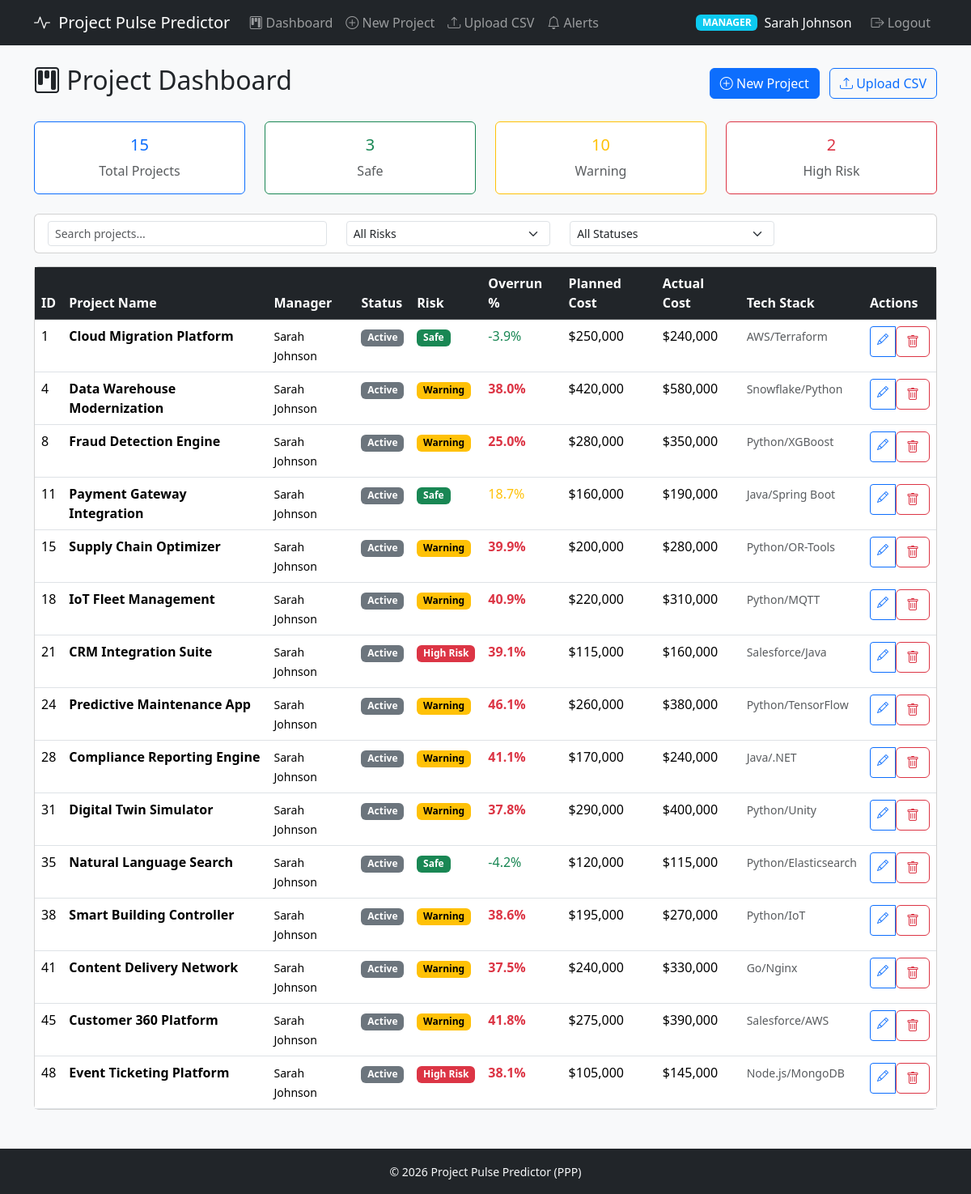
Screenshot of /projects (signed in) with the database file from the repository.
### app/models.py (models this page shows)
class User(Base):
    __tablename__ = "users"
    id = Column(Integer, primary_key=True, autoincrement=True)
    name = Column(String, nullable=False)
    email = Column(String, unique=True, nullable=False)
    password_hash = Column(String, nullable=False)
    role = Column(String, nullable=False)
    created_at = Column(DateTime, server_default=func.now())
    __table_args__ = (
        CheckConstraint("role IN ('ADMIN', 'MANAGER', 'VIEWER')", name="check_user_role"),
    )

class Project(Base):
    __tablename__ = "projects"
    id = Column(Integer, primary_key=True, autoincrement=True)
    name = Column(String, nullable=False)
    manager_id = Column(Integer, ForeignKey("users.id"), nullable=False)
    planned_cost = Column(Float)
    actual_cost = Column(Float)
    planned_effort = Column(Float)
    actual_effort = Column(Float)
    resource_count = Column(Integer)
    start_date = Column(String)
    end_date = Column(String)
    tech_stack = Column(String)
    status = Column(String)
    created_at = Column(DateTime, server_default=func.now())
    updated_at = Column(DateTime, onupdate=func.now())

class Prediction(Base):
    __tablename__ = "predictions"
    id = Column(Integer, primary_key=True, autoincrement=True)
    project_id = Column(Integer, ForeignKey("projects.id"))
    predicted_risk = Column(String)
    predicted_overrun = Column(Float)
    actual_overrun = Column(Float)
    created_at = Column(DateTime, server_default=func.now())

### app/routes/projects.py (the view)
@router.get("/projects", response_class=HTMLResponse)
async def list_projects(
    request: Request,
    db: Session = Depends(get_db),
    user: User = Depends(get_current_user),
):
    if user.role == "ADMIN":
        projects = db.query(Project).all()
    elif user.role == "MANAGER":
        projects = db.query(Project).filter(Project.manager_id == user.id).all()
    else:
        projects = db.query(Project).all()
    manager_ids = set(p.manager_id for p in projects)
    managers_map = {}
    if manager_ids:
        mgr_users = db.query(User).filter(User.id.in_(manager_ids)).all()
        managers_map = {u.id: u.name for u in mgr_users}
    project_data = []
    for p in projects:
        pred = (
            db.query(Prediction)
            .filter(Prediction.project_id == p.id)
            .order_by(Prediction.created_at.desc())
            .first()
        )
        project_data.append({
            "project": p,
            "prediction": pred,
            "manager_name": managers_map.get(p.manager_id, "Unassigned"),
        })
    msg = request.query_params.get("msg", "")
    error = request.query_params.get("error", "")
    return render("dashboard.html", request, {
        "user": user,
        "project_data": project_data,
        "msg": msg,
        "error": error,
    })

### app/templates/dashboard.html (shortened to what this page needs)
{% extends "base.html" %}
{% block content %}
<div class="d-flex justify-content-between align-items-center mb-4">
    <h2><i class="bi bi-kanban"></i> Project Dashboard</h2>
    <div>
        {% if user.role in ['ADMIN', 'MANAGER'] %}
        <a href="/projects/create" class="btn btn-primary me-2"><i class="bi bi-plus-circle"></i> New Project</a>
        <a href="/projects/upload" class="btn btn-outline-primary"><i class="bi bi-upload"></i> Upload CSV</a>
        {% endif %}
    </div>
</div>
<div class="row mb-4">
    <div class="col-md-3">
        <div class="card card-stat border-primary">
            <div class="card-body text-center">
                <h5 class="card-title text-primary">{{ project_data|length }}</h5>
                <p class="card-text text-muted mb-0">Total Projects</p>
            </div>
        </div>
    </div>
    <div class="col-md-3">
        <div class="card card-stat border-success">
            <div class="card-body text-center">
                <h5 class="card-title text-success">
                    {{ project_data|selectattr('prediction')|selectattr('prediction.predicted_risk', 'equalto', 'Safe')|list|length }}
                </h5>
                <p class="card-text text-muted mb-0">Safe</p>
            </div>
        </div>
    </div>
    <div class="col-md-3">
        <div class="card card-stat border-warning">
            <div class="card-body text-center">
                <h5 class="card-title text-warning">
                    {{ project_data|selectattr('prediction')|selectattr('prediction.predicted_risk', 'equalto', 'Warning')|list|length }}
                </h5>
                <p class="card-text text-muted mb-0">Warning</p>
            </div>
        </div>
    </div>
    <div class="col-md-3">
        <div class="card card-stat border-danger">
            <div class="card-body text-center">
                <h5 class="card-title text-danger">
                    {{ project_data|selectattr('prediction')|selectattr('prediction.predicted_risk', 'equalto', 'High Risk')|list|length }}
                </h5>
                <p class="card-text text-muted mb-0">High Risk</p>
            </div>
        </div>
    </div>
</div>
<div class="card mb-3">
    <div class="card-body py-2">
        <div class="row align-items-center">
            <div class="col-md-4">
                <input type="text" id="searchInput" class="form-control form-control-sm" placeholder="Search projects...">
            </div>
            <div class="col-md-3">
                <select id="riskFilter" class="form-select form-select-sm">
                    <option value="">All Risks</option>
                </select>
            </div>
            <div class="col-md-3">
                <select id="statusFilter" class="form-select form-select-sm">
                    <option value="">All Statuses</option>
                </select>
            </div>
        </div>
    </div>
</div>
<div class="card">
    <div class="card-body p-0">
        <div class="table-responsive">
            <table class="table table-hover mb-0" id="projectsTable">
                <thead class="table-dark">
                    <tr>
                        <th>ID</th>
                        <th>Project Name</th>
                        <th>Manager</th>
                        <th>Status</th>
                        <th>Risk</th>
                        <th>Overrun %</th>
                        {% if user.role != 'VIEWER' %}
                        <th>Planned Cost</th>
                        <th>Actual Cost</th>
                        {% endif %}
                        <th>Tech Stack</th>
                        {% if user.role in ['ADMIN', 'MANAGER'] %}
                        <th>Actions</th>
                        {% endif %}
                    </tr>
                </thead>
                <tbody>
                    {% for item in project_data %}
                    {% set p = item.project %}
                    {% set pred = item.prediction %}
                    <tr class="project-row"
                        data-name="{{ p.name|lower }}"
                        data-risk="{{ pred.predicted_risk if pred else '' }}"
                        data-status="{{ p.status|lower if p.status else '' }}">
                        <td>{{ p.id }}</td>
                        <td><strong>{{ p.name }}</strong></td>
                        <td><small>{{ item.manager_name }}</small></td>
                        <td>
                            <span class="badge bg-secondary">{{ p.status or 'N/A' }}</span>
                        </td>
                        <td>
                            {% if pred %}
                                {% if pred.predicted_risk == 'Safe' %}
                                    <span class="badge badge-safe">Safe</span>
                                {% elif pred.predicted_risk == 'Warning' %}
                                    <span class="badge badge-warning">Warning</span>
                                {% elif pred.predicted_risk == 'High Risk' %}
                                    <span class="badge badge-high">High Risk</span>
                                {% else %}
                                    <span class="badge bg-secondary">{{ pred.predicted_risk }}</span>
                                {% endif %}
                            {% else %}
                                <span class="badge bg-secondary">N/A</span>
                            {% endif %}
                        </td>
                        <td>
                            {% if pred %}
                                <span class="{% if pred.predicted_overrun > 20 %}text-danger fw-bold{% elif pred.predicted_overrun > 10 %}text-warning{% else %}text-success{% endif %}">
                                    {{ "%.1f"|format(pred.predicted_overrun) }}%
                                </span>
                            {% else %}
                                -
                            {% endif %}
                        </td>
                        {% if user.role != 'VIEWER' %}
                        <td>${{ (p.planned_cost or 0)|currency }}</td>
                        <td>${{ (p.actual_cost or 0)|currency }}</td>
                        {% endif %}
                        <td><small class="text-muted">{{ p.tech_stack or '-' }}</small></td>
                        {% if user.role in ['ADMIN', 'MANAGER'] %}
                        <td>
                            <div class="btn-group btn-group-sm">
                                <a href="/projects/edit/{{ p.id }}" class="btn btn-outline-primary" title="Edit">
                                    <i class="bi bi-pencil"></i>
                                </a>
                                <form method="POST" action="/projects/delete/{{ p.id }}" style="display:inline;"
                                      onsubmit="return confirm('Are you sure you want to delete this project?');">
                                    <button type="submit" class="btn btn-outline-danger" title="Delete">
                                        <i class="bi bi-trash"></i>
                                    </button>
                                </form>
                            </div>
                        </td>
                        {% endif %}
                    </tr>
                    {% endfor %}
                </tbody>
            </table>
        </div>
    </div>
</div>
{% endblock %}

### app/templates/base.html (shortened to what this page needs)
<!DOCTYPE html>
<html lang="en">
<head>
    <link href="https://cdn.jsdelivr.net/npm/bootstrap@5.3.2/dist/css/bootstrap.min.css" rel="stylesheet">
    <link href="https://cdn.jsdelivr.net/npm/bootstrap-icons@1.11.2/font/bootstrap-icons.min.css" rel="stylesheet">
</head>
<body>
    {% if user %}
    <nav class="navbar navbar-expand-lg navbar-dark bg-dark">
        <div class="container">
            <a class="navbar-brand" href="/projects">
                <i class="bi bi-activity"></i> Project Pulse Predictor
            </a>
            <div class="collapse navbar-collapse" id="navbarNav">
                <ul class="navbar-nav me-auto">
                    <li class="nav-item">
                        <a class="nav-link" href="/projects"><i class="bi bi-kanban"></i> Dashboard</a>
                    </li>
                    {% if user.role in ['ADMIN', 'MANAGER'] %}
                    <li class="nav-item">
                        <a class="nav-link" href="/projects/create"><i class="bi bi-plus-circle"></i> New Project</a>
                    </li>
                    <li class="nav-item">
                        <a class="nav-link" href="/projects/upload"><i class="bi bi-upload"></i> Upload CSV</a>
                    </li>
                    {% endif %}
                    <li class="nav-item">
                        <a class="nav-link" href="/alerts"><i class="bi bi-bell"></i> Alerts</a>
                    </li>
                </ul>
                <ul class="navbar-nav">
                    <li class="nav-item d-flex align-items-center">
                        <span class="badge bg-info me-2">{{ user.role }}</span>
                        <span class="navbar-text text-light me-3">{{ user.name }}</span>
                    </li>
                    <li class="nav-item">
                        <a class="nav-link" href="/logout"><i class="bi bi-box-arrow-right"></i> Logout</a>
                    </li>
                </ul>
            </div>
        </div>
    </nav>
    {% endif %}
    <div class="container mt-4">
        {% block content %}{% endblock %}
    </div>
    <footer class="mt-5 py-3 bg-dark text-light text-center">
        <small>&copy; 2026 Project Pulse Predictor (PPP)</small>
    </footer>
</body>
</html>

### app/templates/base.html (style rules this page uses)
body { background-color: #f8f9fa; }
.navbar-brand i { margin-right: 5px; }
.badge-safe { background-color: #198754 !important; }
.badge-warning { background-color: #ffc107 !important; color: #000 !important; }
.badge-high { background-color: #dc3545 !important; }
.card-stat { transition: transform 0.2s; }

### rows the page displays
User: role "MANAGER", name "Sarah Johnson", manager_name "Sarah Johnson", shows "Safe"
Project: id "1", name "Cloud Migration Platform", status "Active", planned_cost "250,000", actual_cost "240,000", tech_stack "AWS/Terraform"
Prediction: predicted_overrun "-3.9"
Project: id "4", name "Data Warehouse Modernization", status "Active", planned_cost "420,000", actual_cost "580,000", tech_stack "Snowflake/Python"
Prediction: predicted_overrun "38.0"
Project: id "8", name "Fraud Detection Engine", status "Active", planned_cost "280,000", actual_cost "350,000", tech_stack "Python/XGBoost"
Prediction: predicted_overrun "25.0"
Project: id "11", name "Payment Gateway Integration", status "Active", planned_cost "160,000", actual_cost "190,000", tech_stack "Java/Spring Boot"
Prediction: predicted_overrun "18.7"
Project: id "15", name "Supply Chain Optimizer", status "Active", planned_cost "200,000", actual_cost "280,000", tech_stack "Python/OR-Tools"
Prediction: predicted_overrun "39.9"
Project: id "18", name "IoT Fleet Management", status "Active", planned_cost "220,000", actual_cost "310,000", tech_stack "Python/MQTT"
Prediction: predicted_overrun "40.9"
Project: id "21", name "CRM Integration Suite", status "Active", planned_cost "115,000", actual_cost "160,000", tech_stack "Salesforce/Java"
Prediction: predicted_overrun "39.1"
Project: id "24", name "Predictive Maintenance App", status "Active", planned_cost "260,000", actual_cost "380,000", tech_stack "Python/TensorFlow"
Prediction: predicted_overrun "46.1"
Project: id "28", name "Compliance Reporting Engine", status "Active", planned_cost "170,000", actual_cost "240,000", tech_stack "Java/.NET"
Prediction: predicted_overrun "41.1"
Project: id "31", name "Digital Twin Simulator", status "Active", planned_cost "290,000", actual_cost "400,000", tech_stack "Python/Unity"
Prediction: predicted_overrun "37.8"
Project: id "35", name "Natural Language Search", status "Active", planned_cost "120,000", actual_cost "115,000", tech_stack "Python/Elasticsearch"
Prediction: predicted_overrun "-4.2"
Project: id "38", name "Smart Building Controller", status "Active", planned_cost "195,000", actual_cost "270,000", tech_stack "Python/IoT"
Prediction: predicted_overrun "38.6"
Project: id "41", name "Content Delivery Network", status "Active", planned_cost "240,000", actual_cost "330,000", tech_stack "Go/Nginx"
Prediction: predicted_overrun "37.5"
Project: id "45", name "Customer 360 Platform", status "Active", planned_cost "275,000", actual_cost "390,000", tech_stack "Salesforce/AWS"
Prediction: predicted_overrun "41.8"
Project: id "48", name "Event Ticketing Platform", status "Active", planned_cost "105,000", actual_cost "145,000", tech_stack "Node.js/MongoDB"
Prediction: predicted_overrun "38.1"

### other values shown
{{ project_data|length }} "15"
